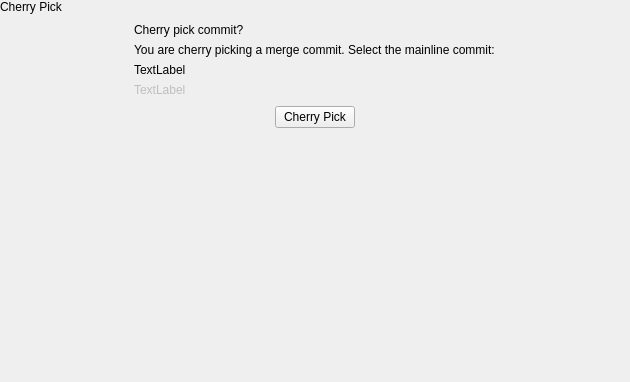
<?xml version="1.0" encoding="UTF-8"?>
<ui version="4.0">
 <class>CherryPickSnapIn</class>
 <widget class="QWidget" name="CherryPickSnapIn">
  <property name="geometry">
   <rect>
    <x>0</x>
    <y>0</y>
    <width>630</width>
    <height>382</height>
   </rect>
  </property>
  <property name="windowTitle">
   <string>Form</string>
  </property>
  <layout class="QVBoxLayout" name="verticalLayout">
   <property name="spacing">
    <number>0</number>
   </property>
   <property name="leftMargin">
    <number>0</number>
   </property>
   <property name="topMargin">
    <number>0</number>
   </property>
   <property name="rightMargin">
    <number>0</number>
   </property>
   <property name="bottomMargin">
    <number>0</number>
   </property>
   <item>
    <widget class="tStackedWidget" name="stackedWidget">
     <property name="currentIndex">
      <number>0</number>
     </property>
     <widget class="QWidget" name="cherryPickPage">
      <layout class="QVBoxLayout" name="verticalLayout_2">
       <property name="spacing">
        <number>0</number>
       </property>
       <property name="leftMargin">
        <number>0</number>
       </property>
       <property name="topMargin">
        <number>0</number>
       </property>
       <property name="rightMargin">
        <number>0</number>
       </property>
       <property name="bottomMargin">
        <number>0</number>
       </property>
       <item>
        <widget class="tTitleLabel" name="titleLabel">
         <property name="text">
          <string>Cherry Pick</string>
         </property>
        </widget>
       </item>
       <item alignment="Qt::AlignHCenter">
        <widget class="QWidget" name="cherryPickOptionsWidget" native="true">
         <layout class="QVBoxLayout" name="verticalLayout_3">
          <item>
           <widget class="tSubtitleLabel" name="cherryPickSubtitle">
            <property name="text">
             <string notr="true">Cherry pick commit?</string>
            </property>
           </widget>
          </item>
          <item>
           <widget class="QWidget" name="cherryPickMergeWidget" native="true">
            <layout class="QVBoxLayout" name="verticalLayout_6">
             <property name="leftMargin">
              <number>0</number>
             </property>
             <property name="topMargin">
              <number>0</number>
             </property>
             <property name="rightMargin">
              <number>0</number>
             </property>
             <property name="bottomMargin">
              <number>0</number>
             </property>
             <item>
              <widget class="QLabel" name="label">
               <property name="text">
                <string notr="true">You are cherry picking a merge commit. Select the mainline commit:</string>
               </property>
              </widget>
             </item>
             <item>
              <layout class="QVBoxLayout" name="mainlineLayout"/>
             </item>
            </layout>
           </widget>
          </item>
          <item>
           <widget class="QLabel" name="cherryPickDescription">
            <property name="text">
             <string notr="true">TextLabel</string>
            </property>
           </widget>
          </item>
          <item>
           <widget class="QLabel" name="cherryPickInformation">
            <property name="enabled">
             <bool>false</bool>
            </property>
            <property name="text">
             <string>TextLabel</string>
            </property>
           </widget>
          </item>
         </layout>
        </widget>
       </item>
       <item alignment="Qt::AlignHCenter">
        <widget class="QPushButton" name="cherryPickButton">
         <property name="text">
          <string>Cherry Pick</string>
         </property>
        </widget>
       </item>
       <item>
        <spacer name="verticalSpacer">
         <property name="orientation">
          <enum>Qt::Vertical</enum>
         </property>
         <property name="sizeHint" stdset="0">
          <size>
           <width>20</width>
           <height>270</height>
          </size>
         </property>
        </spacer>
       </item>
      </layout>
     </widget>
     <widget class="QWidget" name="cherryPickUnavailablePage">
      <layout class="QVBoxLayout" name="verticalLayout_5">
       <property name="spacing">
        <number>0</number>
       </property>
       <property name="leftMargin">
        <number>0</number>
       </property>
       <property name="topMargin">
        <number>0</number>
       </property>
       <property name="rightMargin">
        <number>0</number>
       </property>
       <property name="bottomMargin">
        <number>0</number>
       </property>
       <item>
        <widget class="tTitleLabel" name="titleLabel_2">
         <property name="text">
          <string>Cherry Pick</string>
         </property>
        </widget>
       </item>
       <item alignment="Qt::AlignHCenter">
        <widget class="QWidget" name="cherryPickUnavailableWidget" native="true">
         <layout class="QVBoxLayout" name="verticalLayout_4">
          <item>
           <widget class="tSubtitleLabel" name="cherryPickUnavailableTitle">
            <property name="text">
             <string notr="true">Unable to cherry pick</string>
            </property>
           </widget>
          </item>
          <item>
           <widget class="QLabel" name="cherryPickUnavailableText">
            <property name="text">
             <string notr="true">TextLabel</string>
            </property>
           </widget>
          </item>
         </layout>
        </widget>
       </item>
       <item alignment="Qt::AlignHCenter">
        <widget class="QPushButton" name="cherryPickUnavailableButton">
         <property name="text">
          <string>OK</string>
         </property>
        </widget>
       </item>
       <item>
        <spacer name="verticalSpacer_2">
         <property name="orientation">
          <enum>Qt::Vertical</enum>
         </property>
         <property name="sizeHint" stdset="0">
          <size>
           <width>20</width>
           <height>201</height>
          </size>
         </property>
        </spacer>
       </item>
      </layout>
     </widget>
    </widget>
   </item>
  </layout>
 </widget>
 <customwidgets>
  <customwidget>
   <class>tTitleLabel</class>
   <extends>QLabel</extends>
   <header location="global">ttitlelabel.h</header>
   <slots>
    <signal>backButtonClicked()</signal>
   </slots>
  </customwidget>
  <customwidget>
   <class>tStackedWidget</class>
   <extends>QStackedWidget</extends>
   <header location="global">tstackedwidget.h</header>
   <container>1</container>
   <slots>
    <signal>switchingFrame(int)</signal>
   </slots>
  </customwidget>
  <customwidget>
   <class>tSubtitleLabel</class>
   <extends>QLabel</extends>
   <header location="global">tsubtitlelabel.h</header>
  </customwidget>
 </customwidgets>
 <resources/>
 <connections/>
</ui>
